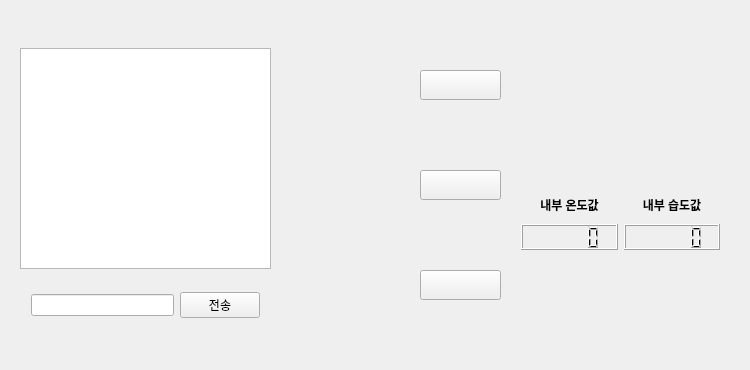
<?xml version="1.0" encoding="UTF-8"?>
<ui version="4.0">
 <class>Widget</class>
 <widget class="QWidget" name="Widget">
  <property name="geometry">
   <rect>
    <x>0</x>
    <y>0</y>
    <width>750</width>
    <height>370</height>
   </rect>
  </property>
  <property name="windowTitle">
   <string>Widget</string>
  </property>
  <widget class="QWidget" name="layoutWidget">
   <property name="geometry">
    <rect>
     <x>20</x>
     <y>280</y>
     <width>251</width>
     <height>51</height>
    </rect>
   </property>
   <layout class="QHBoxLayout" name="horizontalLayout_2">
    <item>
     <widget class="QLineEdit" name="sayLineEdit"/>
    </item>
    <item>
     <widget class="QPushButton" name="sayButton">
      <property name="text">
       <string>전송</string>
      </property>
     </widget>
    </item>
   </layout>
  </widget>
  <widget class="QTextEdit" name="roomTextEdit">
   <property name="geometry">
    <rect>
     <x>20</x>
     <y>48</y>
     <width>251</width>
     <height>221</height>
    </rect>
   </property>
  </widget>
  <widget class="QPushButton" name="pushButton_LIG">
   <property name="geometry">
    <rect>
     <x>420</x>
     <y>170</y>
     <width>81</width>
     <height>30</height>
    </rect>
   </property>
   <property name="text">
    <string/>
   </property>
   <property name="icon">
    <iconset resource="resource.qrc">
     <normaloff>:/image/Checkbox_Off.png</normaloff>
     <normalon>:/image/Checkbox_On.png</normalon>
     <disabledoff>:/image/Checkbox_Off.png</disabledoff>
     <disabledon>:/image/Checkbox_On.png</disabledon>
     <activeoff>:/image/Checkbox_Off.png</activeoff>
     <activeon>:/image/Checkbox_On.png</activeon>
     <selectedoff>:/image/Checkbox_Off.png</selectedoff>
     <selectedon>:/image/Checkbox_On.png</selectedon>:/image/Checkbox_Off.png</iconset>
   </property>
   <property name="iconSize">
    <size>
     <width>80</width>
     <height>20</height>
    </size>
   </property>
   <property name="checkable">
    <bool>true</bool>
   </property>
  </widget>
  <widget class="QWidget" name="layoutWidget_4">
   <property name="geometry">
    <rect>
     <x>510</x>
     <y>180</y>
     <width>221</width>
     <height>81</height>
    </rect>
   </property>
   <layout class="QGridLayout" name="gridLayout_2">
    <item row="1" column="1">
     <widget class="QLabel" name="label_Humi_2">
      <property name="font">
       <font>
        <weight>75</weight>
        <bold>true</bold>
       </font>
      </property>
      <property name="text">
       <string>내부 습도값</string>
      </property>
      <property name="alignment">
       <set>Qt::AlignCenter</set>
      </property>
     </widget>
    </item>
    <item row="2" column="0">
     <widget class="QLCDNumber" name="lcdNumber_Temp_1"/>
    </item>
    <item row="2" column="1">
     <widget class="QLCDNumber" name="lcdNumber_Humi_1"/>
    </item>
    <item row="1" column="0">
     <widget class="QLabel" name="label_Temp_2">
      <property name="font">
       <font>
        <weight>75</weight>
        <bold>true</bold>
       </font>
      </property>
      <property name="text">
       <string>내부 온도값</string>
      </property>
      <property name="alignment">
       <set>Qt::AlignCenter</set>
      </property>
     </widget>
    </item>
   </layout>
  </widget>
  <widget class="QPushButton" name="pushButton_WIN">
   <property name="geometry">
    <rect>
     <x>420</x>
     <y>70</y>
     <width>81</width>
     <height>30</height>
    </rect>
   </property>
   <property name="text">
    <string/>
   </property>
   <property name="icon">
    <iconset resource="resource.qrc">
     <normaloff>:/image/Checkbox_Off.png</normaloff>
     <normalon>:/image/Checkbox_On.png</normalon>
     <disabledoff>:/image/Checkbox_Off.png</disabledoff>
     <disabledon>:/image/Checkbox_On.png</disabledon>
     <activeoff>:/image/Checkbox_Off.png</activeoff>
     <activeon>:/image/Checkbox_On.png</activeon>
     <selectedoff>:/image/Checkbox_Off.png</selectedoff>
     <selectedon>:/image/Checkbox_On.png</selectedon>:/image/Checkbox_Off.png</iconset>
   </property>
   <property name="iconSize">
    <size>
     <width>80</width>
     <height>20</height>
    </size>
   </property>
   <property name="checkable">
    <bool>true</bool>
   </property>
  </widget>
  <widget class="QLabel" name="label">
   <property name="geometry">
    <rect>
     <x>290</x>
     <y>40</y>
     <width>111</width>
     <height>71</height>
    </rect>
   </property>
   <property name="text">
    <string/>
   </property>
   <property name="pixmap">
    <pixmap resource="resource.qrc">:/image/2554083.png</pixmap>
   </property>
   <property name="scaledContents">
    <bool>true</bool>
   </property>
  </widget>
  <widget class="QLabel" name="label_2">
   <property name="geometry">
    <rect>
     <x>290</x>
     <y>140</y>
     <width>111</width>
     <height>81</height>
    </rect>
   </property>
   <property name="text">
    <string/>
   </property>
   <property name="pixmap">
    <pixmap resource="resource.qrc">:/image/4388775.png</pixmap>
   </property>
   <property name="scaledContents">
    <bool>true</bool>
   </property>
  </widget>
  <widget class="QLabel" name="label_3">
   <property name="geometry">
    <rect>
     <x>290</x>
     <y>250</y>
     <width>111</width>
     <height>71</height>
    </rect>
   </property>
   <property name="text">
    <string/>
   </property>
   <property name="pixmap">
    <pixmap resource="resource.qrc">:/image/2688820.png</pixmap>
   </property>
   <property name="scaledContents">
    <bool>true</bool>
   </property>
  </widget>
  <widget class="QPushButton" name="pushButton_WAT">
   <property name="geometry">
    <rect>
     <x>420</x>
     <y>270</y>
     <width>81</width>
     <height>30</height>
    </rect>
   </property>
   <property name="text">
    <string/>
   </property>
   <property name="icon">
    <iconset resource="resource.qrc">
     <normaloff>:/image/Checkbox_Off.png</normaloff>
     <normalon>:/image/Checkbox_On.png</normalon>
     <disabledoff>:/image/Checkbox_Off.png</disabledoff>
     <disabledon>:/image/Checkbox_On.png</disabledon>
     <activeoff>:/image/Checkbox_Off.png</activeoff>
     <activeon>:/image/Checkbox_On.png</activeon>
     <selectedoff>:/image/Checkbox_Off.png</selectedoff>
     <selectedon>:/image/Checkbox_On.png</selectedon>:/image/Checkbox_Off.png</iconset>
   </property>
   <property name="iconSize">
    <size>
     <width>80</width>
     <height>20</height>
    </size>
   </property>
   <property name="checkable">
    <bool>true</bool>
   </property>
  </widget>
  <widget class="QLabel" name="label_4">
   <property name="geometry">
    <rect>
     <x>520</x>
     <y>80</y>
     <width>91</width>
     <height>81</height>
    </rect>
   </property>
   <property name="text">
    <string/>
   </property>
   <property name="pixmap">
    <pixmap resource="resource.qrc">:/image/temperature.png</pixmap>
   </property>
   <property name="scaledContents">
    <bool>true</bool>
   </property>
  </widget>
  <widget class="QLabel" name="label_5">
   <property name="geometry">
    <rect>
     <x>630</x>
     <y>80</y>
     <width>81</width>
     <height>81</height>
    </rect>
   </property>
   <property name="text">
    <string/>
   </property>
   <property name="pixmap">
    <pixmap resource="resource.qrc">:/image/humidity.png</pixmap>
   </property>
   <property name="scaledContents">
    <bool>true</bool>
   </property>
  </widget>
 </widget>
 <layoutdefault spacing="6" margin="11"/>
 <resources>
  <include location="resource.qrc"/>
 </resources>
 <connections/>
</ui>
